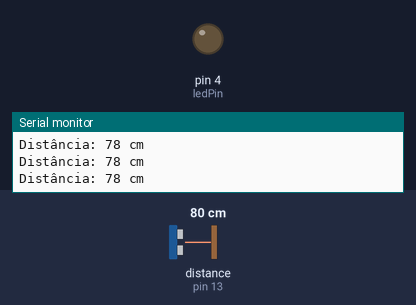
A sketch run on a simulated Arduino Uno, built with avr-gcc and run on an emulated ATmega328P. On the bench: output pins drawn as LEDs (lit = HIGH), the last lines printed to the serial monitor. Wiring (inferred from the names in the program): ultrasonic range finder: trigger pin 12; echo pin 13. The test bench sets the inputs (shaded band); at power-on: distance to the obstacle (sensor on pin 13) 80 cm. The echo pulse lasts 58.3 µs per cm; pins used as bus, display or sensor lines are not drawn.

Above: at 1.3 s.
1.4 s: distance to the obstacle (sensor on pin 13) set to 118 cm
2.9 s: distance to the obstacle (sensor on pin 13) set to 126 cm
At 3.6 s:
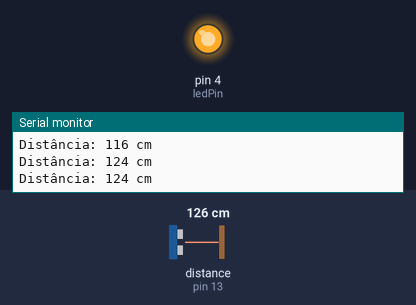
4.5 s: distance to the obstacle (sensor on pin 13) set to 2 cm
At 5.4 s:
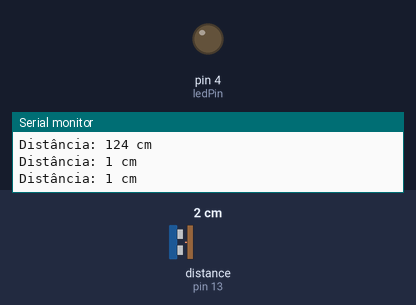
6.0 s: distance to the obstacle (sensor on pin 13) set to 250 cm
At 7.2 s:
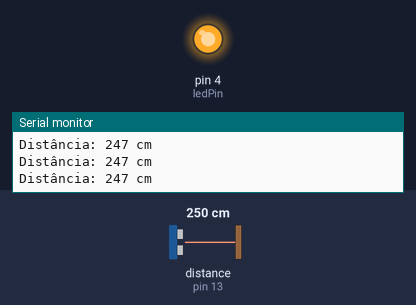
Timing chart, 0 to 8.5 s (numbered marks = the images above; inputs shaded):
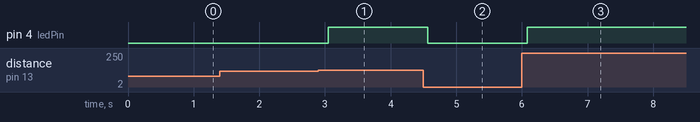

The sketch:

Atividade09SensorProximidade.ino
```cpp
#define trigPin 12
#define echoPin 13
#define ledPin 4

void setup() {
  pinMode(trigPin, OUTPUT);
  pinMode(echoPin, INPUT);
  pinMode(ledPin, OUTPUT);
  Serial.begin(9600);
}

void loop() {
  long duration, distance;

  digitalWrite(trigPin, LOW);
  delayMicroseconds(2);
  digitalWrite(trigPin, HIGH);
  delayMicroseconds(10);
  digitalWrite(trigPin, LOW);

  duration = pulseIn(echoPin, HIGH);
  distance = duration * 0.034 / 2;

  if (distance > 120) {
    digitalWrite(ledPin, HIGH);
  } else {
    digitalWrite(ledPin, LOW);
  }

  Serial.print("Distância: ");
  Serial.print(distance);
  Serial.println(" cm");
  delay(500);
}
```

Measured:
- the behaviour switches between 122 and 123 cm on distance to the obstacle (sensor on pin 13) (found by bisection; images 0 and 1)
- after the input at 2.9 s, pin 4 (ledPin): LOW → HIGH after 0.15 s
- after the input at 4.5 s, pin 4 (ledPin): HIGH → LOW after 0.06 s
- after the input at 6.0 s, pin 4 (ledPin): LOW → HIGH after 0.08 s
